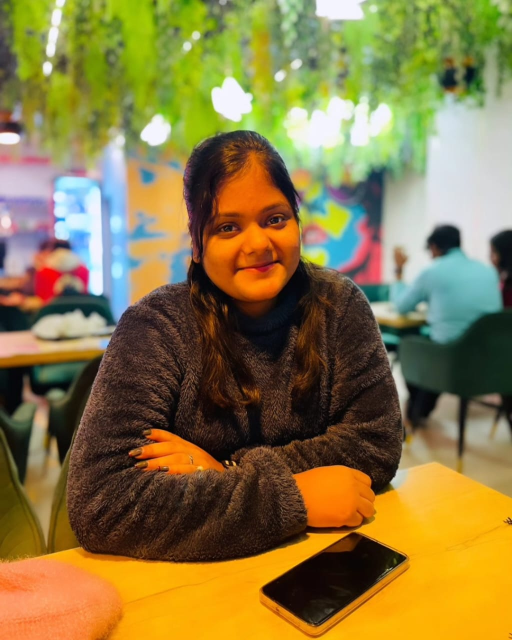
#> input picture students/14_ANSHIKA AGRAWAL.jpg, 1024 x 1280 px (shown at 1/2 size); its folder holds only this picture in this run
$ python -i utils.py   (imports and definitions only)
#> lines starting #> are read from the running program, lines starting #| are printed output that depends on the picture
"""
Attendance System Utilities
Helper functions for image processing, file management, and system tools
"""

import cv2
import numpy as np
import os
import pandas as pd
from datetime import datetime
from typing import List, Dict, Tuple, Optional
import json
import shutil

class ImageUtils:
    """Image processing utilities"""

    @staticmethod
    def preprocess_face_image(image_path: str, output_path: str = None) -> bool:
        """Preprocess student image for better recognition"""
#> called with image_path = 'students/14_ANSHIKA AGRAWAL.jpg'
        try:
            # Load image
            img = cv2.imread(image_path)
#> img is the input picture: shape (1280, 1024, 3); mean B, G, R 67.8, 120.5, 138.3
            if img is None:
                return False

            # Resize to standard size
            img = cv2.resize(img, (300, 300))
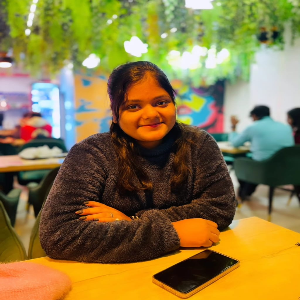
#> img: shape (300, 300, 3); mean B, G, R 67.6, 120.4, 138.2

            # Convert to grayscale
            gray = cv2.cvtColor(img, cv2.COLOR_BGR2GRAY)
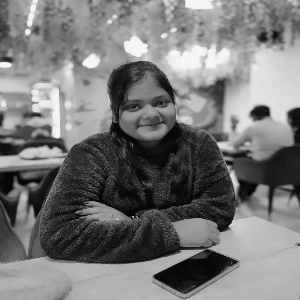
#> gray: shape (300, 300); min 2, max 249, mean 119.7

            # Apply histogram equalization
            gray = cv2.equalizeHist(gray)
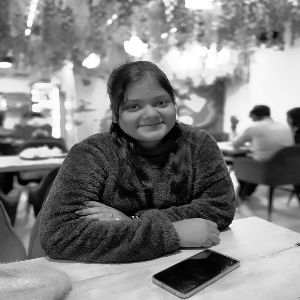
#> gray: shape (300, 300); min 0, max 255, mean 128.2

            # Convert back to BGR
            processed = cv2.cvtColor(gray, cv2.COLOR_GRAY2BGR)

            # Save processed image
            if output_path is None:
                output_path = image_path.replace('.jpg', '_processed.jpg').replace('.png', '_processed.png')

            cv2.imwrite(output_path, processed)
            print(f"✅ Processed: {os.path.basename(output_path)}")
            return True

        except Exception as e:
            print(f"❌ Image processing error: {e}")
            return False

    # [20 lines left out: function draw_attendance_stats, not called in this run]

class FileUtils:
    """File and directory management utilities"""

    # [35 lines left out: functions create_student_record, backup_attendance_records, generate_student_id, not called in this run]

class ReportUtils:
    """Attendance report generation utilities"""

    # [48 lines left out: functions generate_daily_report, export_summary_report, not called in this run]

class ConfigUtils:
    """Configuration management"""

    # [24 lines left out: functions load_config, save_config, not called in this run]

class SystemUtils:
    """System monitoring utilities"""

    # [19 lines left out: functions get_system_stats, log_message, not called in this run]

# Global utility functions
def resize_frame(frame: np.ndarray, width: int = 640, height: int = 480) -> np.ndarray:
    """Resize frame while maintaining aspect ratio"""
    return cv2.resize(frame, (width, height))

def get_attendance_percentage(present: int, total: int) -> float:
    """Calculate attendance percentage"""
    return (present / total * 100) if total > 0 else 0.0

# [6 lines left out: function format_time, not called in this run]

# [1 line not run here, left out]

>>> result = ImageUtils().preprocess_face_image('students/14_ANSHIKA AGRAWAL.jpg')

$ run again, on students/13_Sourabh.jpg
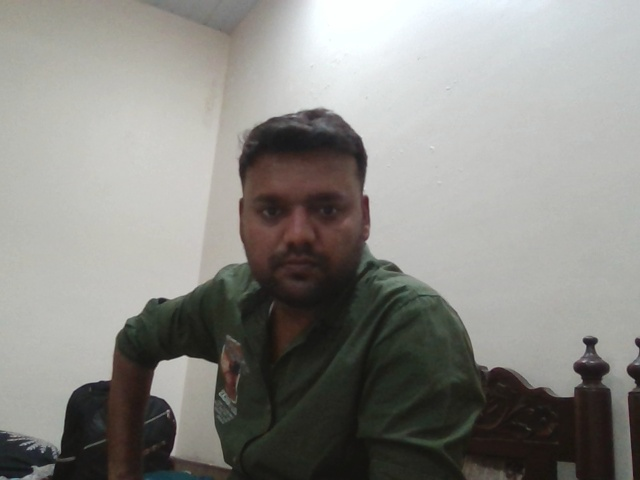
#> input picture students/13_Sourabh.jpg, 640 x 480 px
#> in preprocess_face_image, img is the input picture: shape (480, 640, 3); mean B, G, R 133.8, 138.2, 139
#> in preprocess_face_image, `img = cv2.resize(img, (300, 300))`:
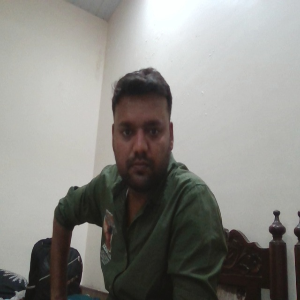
#> img: shape (300, 300, 3); mean B, G, R 133.7, 138.1, 138.9
#> in preprocess_face_image, `gray = cv2.equalizeHist(gray)`:
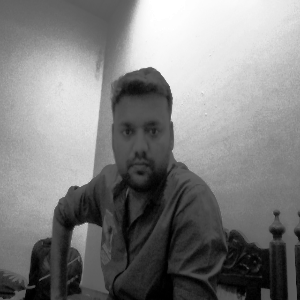
#> gray: shape (300, 300); min 0, max 255, mean 128.7

$ run again, on students/418_Dr._Bhavya.jpg
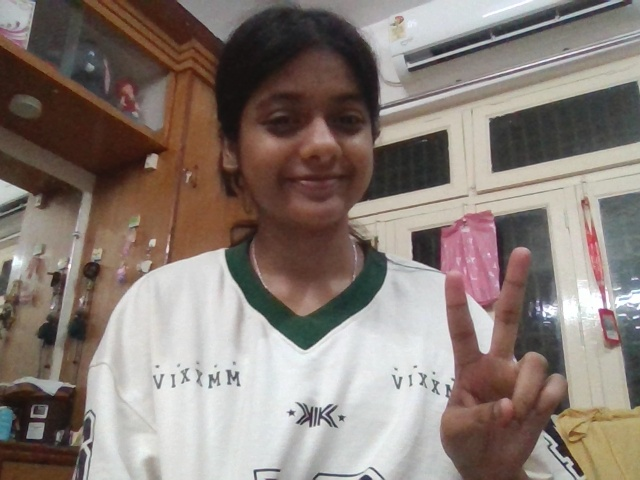
#> input picture students/418_Dr._Bhavya.jpg, 640 x 480 px
#> in preprocess_face_image, img is the input picture: shape (480, 640, 3); mean B, G, R 117.8, 124.7, 137
#> in preprocess_face_image, `img = cv2.resize(img, (300, 300))`:
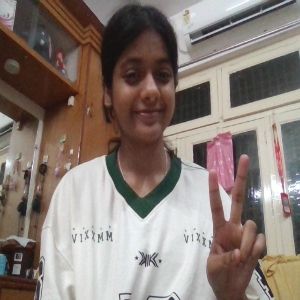
#> img: shape (300, 300, 3); mean B, G, R 117.7, 124.6, 136.9
#> in preprocess_face_image, `gray = cv2.equalizeHist(gray)`:
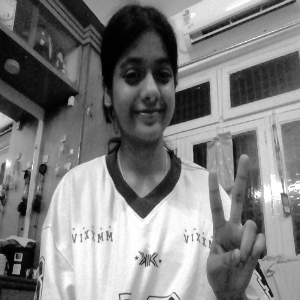
#> gray: shape (300, 300); min 0, max 255, mean 128.1
